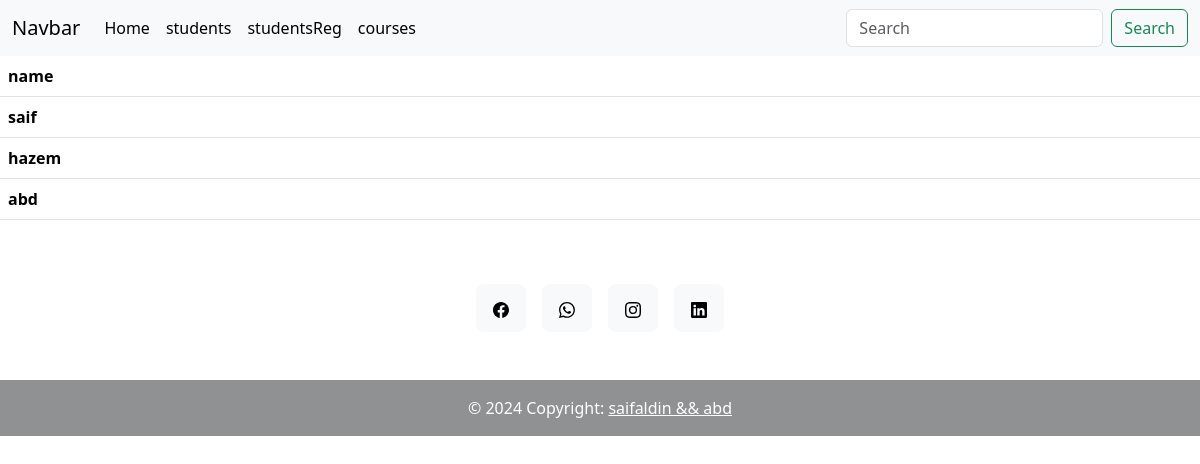
The page /students/ on the database its author committed.
### register/models.py (models this page shows, shortened)
class Students(models.Model):
    name=models.CharField( max_length=50,null=True)
    password=models.CharField( max_length=50,null=True)
    email=models.CharField( max_length=50,null=True)

### register/views.py (the view)
# urls.py: path('students/',views.students,name='students'),
def students(request):
    student=Students.objects.all()
    context={
        "student":student,
    }
    return render(request,"register/students.html",context)

### register/templates/register/students.html (shortened to what this page needs)
{% extends 'register/main.html' %}
    {% block content %}
      <table class="table">
        <thead>
          <tr>
            <th scope="col">name</th>
          </tr>
        </thead>
        <tbody>
          {% for index in student %}
            <tr>
              <th>{{ index.name }}</th>
            </tr>
          {% endfor %}
        </tbody>
      </table>
    {% endblock %}

### rows shown on the page
Students: name "saif"
Students: name "hazem"
Students: name "abd"
